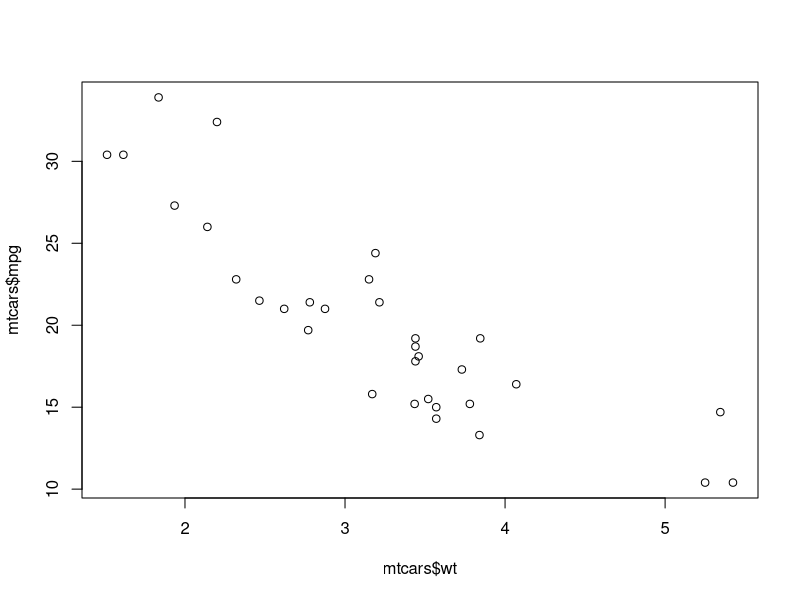
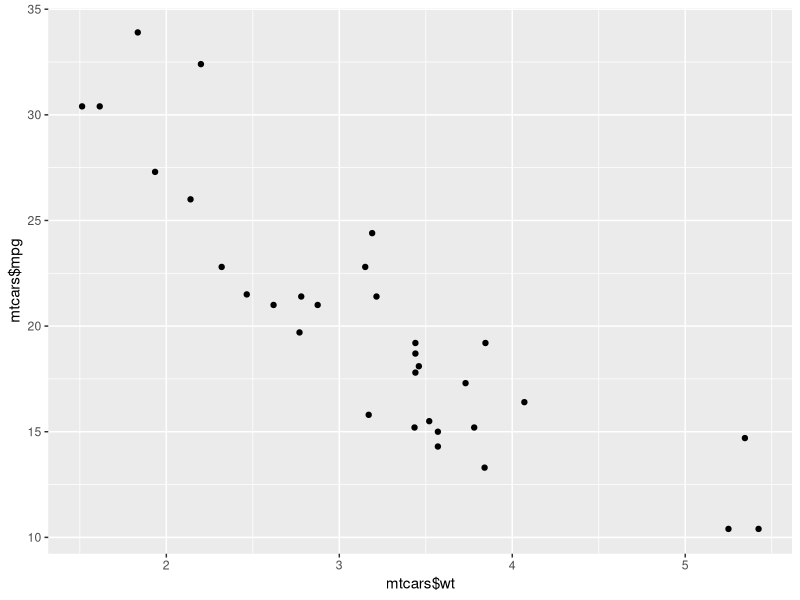
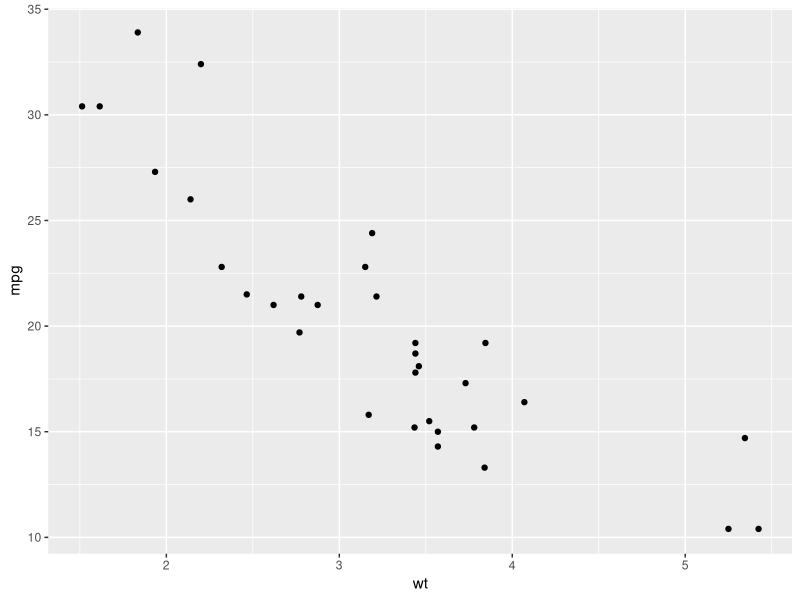
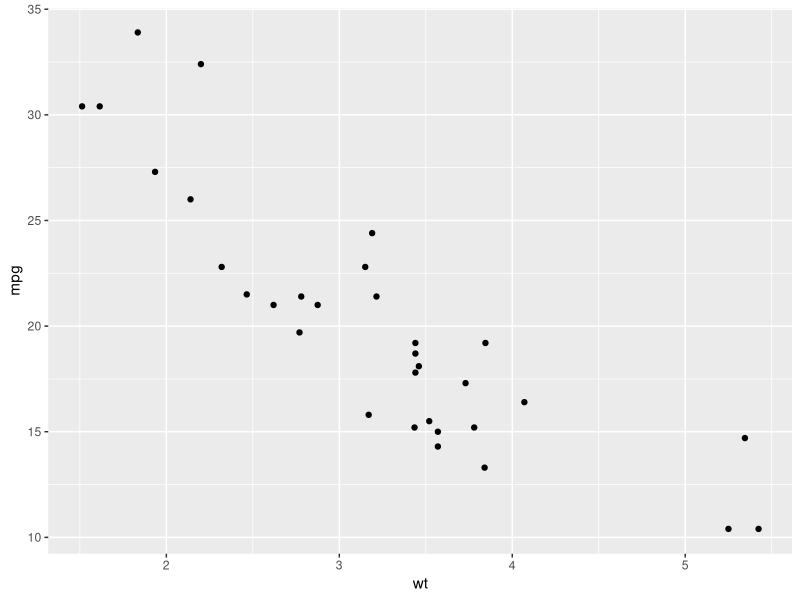
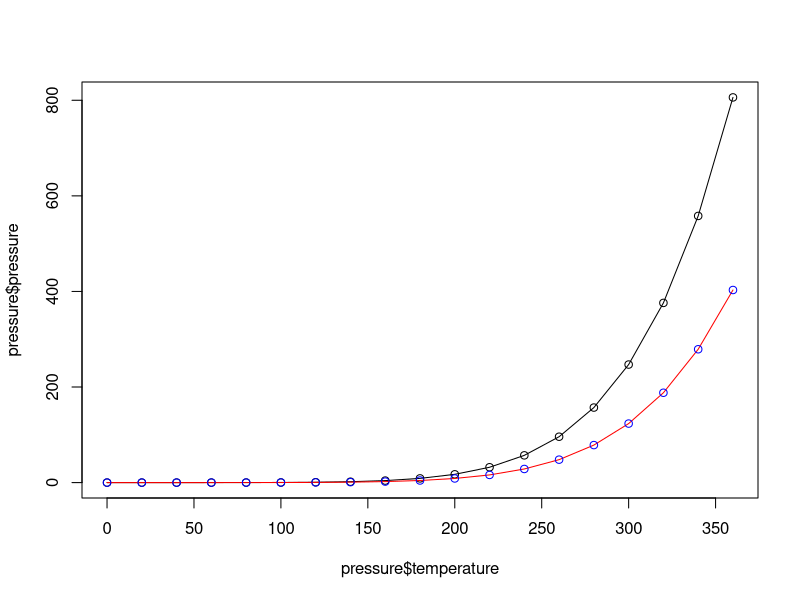
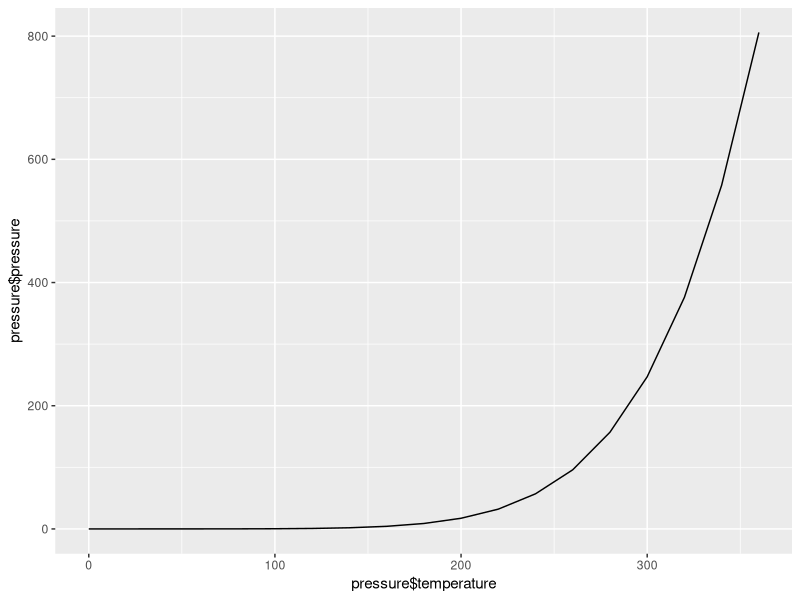
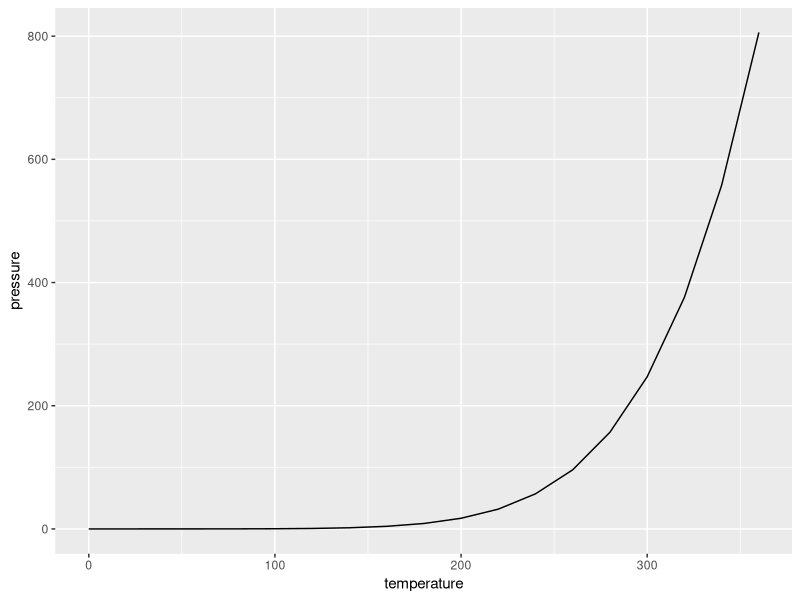
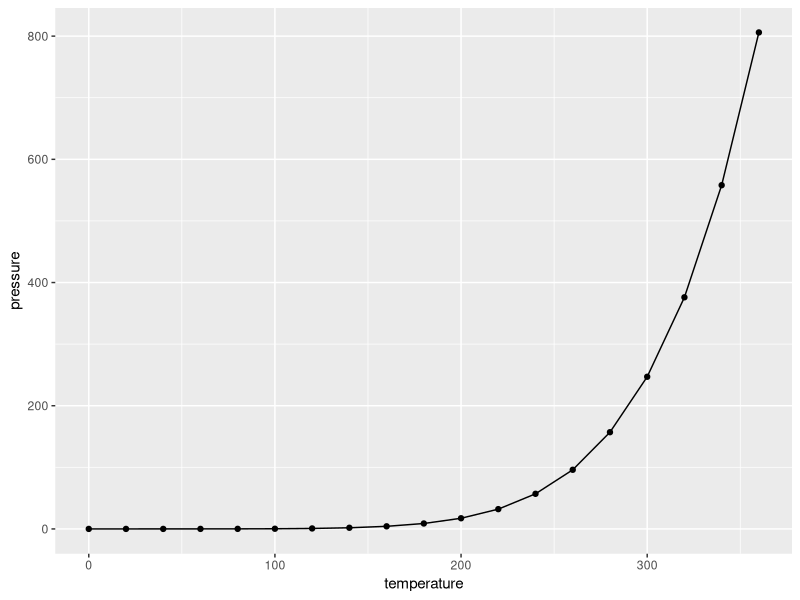

These charts were generated, in order, by the following R code:
# Creating Plots 
# Chapter 2 -- R Graphics Cookbook.
plot(mtcars$wt,mtcars$mpg)
library(ggplot2)
qplot(mtcars$wt,mtcars$mpg)
qplot(wt,mpg,data = mtcars)
ggplot(mtcars,aes(x=wt,y=mpg))+ geom_point()
plot(pressure$temperature,pressure$pressure, type = "l")
points(pressure$temperature,pressure$pressure)

lines(pressure$temperature,pressure$pressure/2, col="red")
points(pressure$temperature,pressure$pressure/2, col="blue")
library(ggplot2)
qplot(pressure$temperature,pressure$pressure, geom="line")
qplot(temperature,pressure, data = pressure, geom = "line")
ggplot(pressure, aes(x=temperature,y=pressure)) + geom_line() + geom_point() 
ggplot(pressure, aes(x=temperature, y=pressure))+ geom_line() + geom_point() 

# Creating Bar graphs
barplot(BOD$demand, names.arg = BOD$Time)
table(mtcars$cyl)
barplot(table(mtcars$cyl)) # generate a table of counts.
qplot(mtcars$cyl) # cyl is continous here
qplot(factor(mtcars$cyl)) # treat cyl as discrete
# Bar graph of counts
qplot(factor(cyl),data = mtcars)
ggplot(mtcars,aes(x=factor(cyl))) + geom_bar()


# Creating Histogram
# View the distribution of one-dimentional data with a histogram.
hist(mtcars$mpg)
hist(mtcars$mpg, breaks = 10) # specify apprioximate number of bins with breaks.
hist(mtcars$mpg, breaks = 5)
hist(mtcars$mpg, breaks = 12)
qplot(mpg, data = mtcars, binwidth=4)
ggplot(mtcars,aes(x=mpg)) + geom_histogram(binwidth = 4)
ggplot(mtcars, aes(x=mpg)) + geom_histogram(binwidth = 5)

# Creating Box-plot
plot(ToothGrowth$supp, ToothGrowth$len) # using plot() function and pass it a factor of x-values and a vecctor of y-values.
#Formula Syntax
boxplot(len ~ supp, data = ToothGrowth) # if the tow vectors are in the same dataframe, you can use the formula syntax. With
# this syntax you can combine two variables on the x-axis. 
# put interaction  of two variables on x-axis
boxplot(len ~ supp + dose, data = ToothGrowth)
# with ggplot2 you can get the same results above. 
library(ggplot2)
qplot(ToothGrowth$supp, ToothGrowth$len, geom = "boxplot")
# if the two vectors are in the same dataframe, you can use the following syntax 
qplot(supp, len, data = ToothGrowth, geom = "boxplot")
# in ggplot2, the above is equvalent to:
ggplot(ToothGrowth, aes(x=supp, y=len)) + geom_boxplot()
# Using three seperate vectors
qplot(interaction(ToothGrowth$supp, ToothGrowth$dose), ToothGrowth$len, geom = "boxplot")
# You can write the samething above, get the columns from the dataframe
qplot(interaction(supp, dose), len, data = ToothGrowth, geom = "boxplot")
# Using ggplot() you can do the samething and it is equivalent to:
ggplot(ToothGrowth, aes(x=interaction(supp, dose), y=len)) + geom_boxplot()
#Plotting a function curve


curve(x^3 -5*x, from = -4, to = 4)
# Plot a user-defined function
myfun <- function(xvar){
  1/(1 + exp(-xvar + 10))
}
curve(myfun(x), from = 0, to = 20)
curve(1-myfun(x), add = TRUE, col="red")

